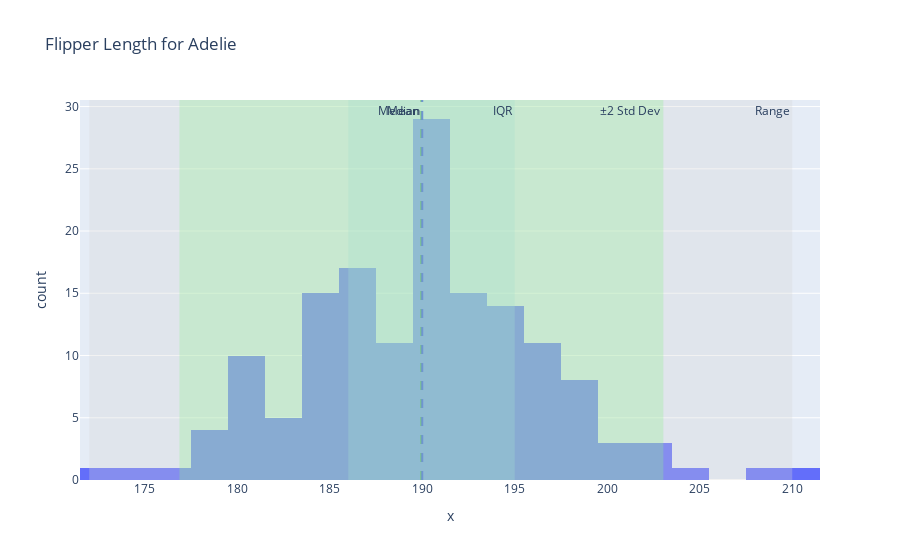
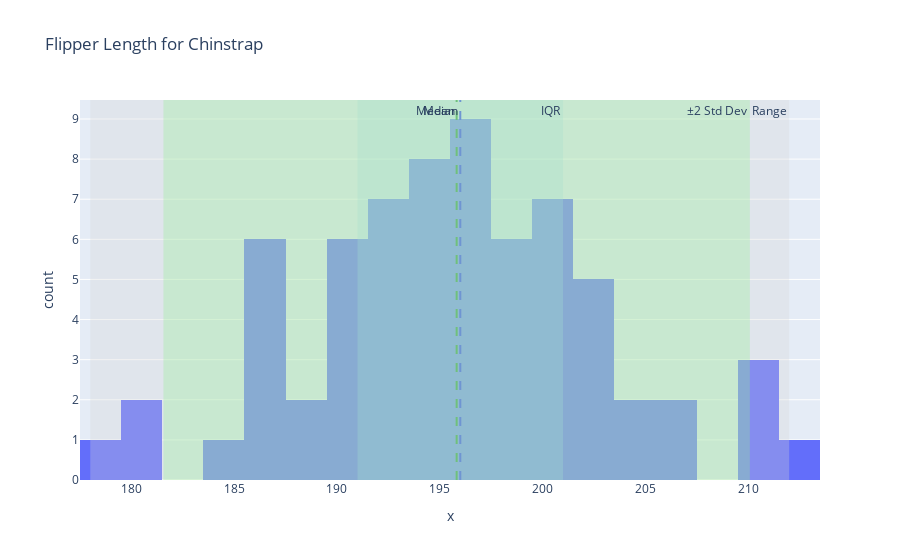
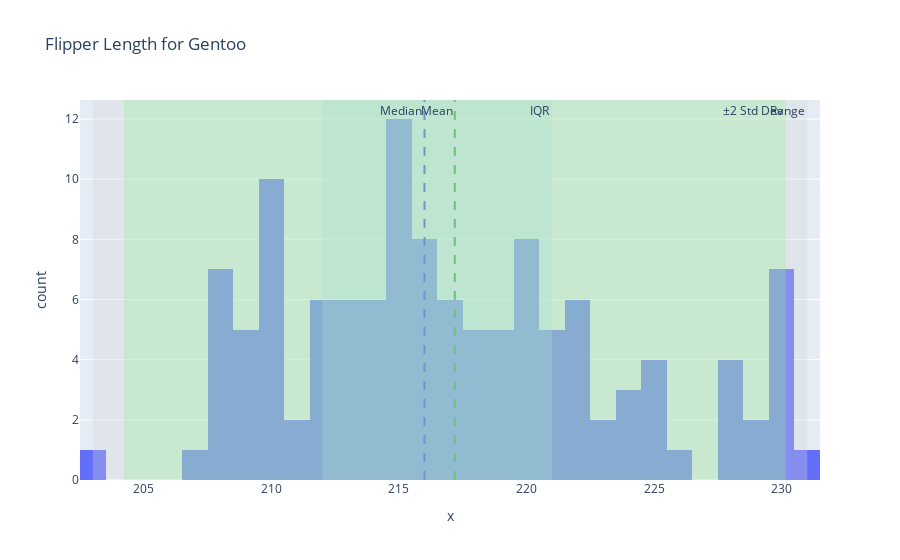

Notebook cell for these charts, in order:
### Markdown cell above
## 1

First, I'll plot histograms of flipper_length_mm for each species in the penguins dataset using Plotly. Then, I'll mark the mean and median of flipper_length_mm for each species using fig.add_vline() since they're vertical lines on the x-axis.

Next, I'll mark the scale. For the range, I'll use fig.add_vrect() to highlight the minimum and maximum values. For the interquartile range (IQR), I'll use add_vrect() again, covering the 25th to the 75th percentile.

Finally, I'll highlight the range defined by two standard deviations (±2 std dev) from the mean using fig.add_vrect(). Each of these visual markers will help show both the central tendency and spread of flipper_length_mm for each species in the dataset.

### Code cell
import plotly.express as px
import plotly.graph_objects as go
import pandas as pd
import seaborn as sns

# Load penguins dataset
penguins = sns.load_dataset('penguins')

# Define a function to create histograms for each species and mark statistics
def plot_histogram_with_annotations(species_name, flipper_length):
    # Create the histogram
    fig = px.histogram(x=flipper_length, nbins=30, title=f'Flipper Length for {species_name}')
    
    # Calculate statistics
    mean = flipper_length.mean()
    median = flipper_length.median()
    std = flipper_length.std()
    q1 = flipper_length.quantile(0.25)
    q3 = flipper_length.quantile(0.75)
    range_min, range_max = flipper_length.min(), flipper_length.max()
    
    # ±2 std deviation range
    lower_2std = mean - 2 * std
    upper_2std = mean + 2 * std
    
    # Add vertical lines for mean and median
    fig.add_vline(x=mean, line=dict(color='green', width=2, dash='dash'), annotation_text="Mean", annotation_position="top left")
    fig.add_vline(x=median, line=dict(color='blue', width=2, dash='dash'), annotation_text="Median", annotation_position="top left")
    
    # Add shaded regions for ranges
    # Full range
    fig.add_vrect(x0=range_min, x1=range_max, fillcolor="lightgrey", opacity=0.3, line_width=0, annotation_text="Range")
    # IQR
    fig.add_vrect(x0=q1, x1=q3, fillcolor="lightblue", opacity=0.3, line_width=0, annotation_text="IQR")
    # ±2 std deviation range
    fig.add_vrect(x0=lower_2std, x1=upper_2std, fillcolor="lightgreen", opacity=0.3, line_width=0, annotation_text="±2 Std Dev")
    
    # Show the plot
    fig.show()

# Filter penguins dataset by species and create histograms
species_list = penguins['species'].unique()

for species in species_list:
    species_data = penguins[penguins['species'] == species]
    flipper_length = species_data['flipper_length_mm'].dropna()  # drop missing values
    plot_histogram_with_annotations(species, flipper_length)

    
fig.show()

### Figure 1 — Plotly figure (JSON) as saved in the notebook; plotly's stock layout.template omitted (floating-point values rounded to 4 significant figures; data arrays with more than 128 entries replaced by an {"elided": "..."} marker saying what was removed)
{"data": [{"alignmentgroup": "True", "bingroup": "x", "hovertemplate": "x=%{x}<br>count=%{y}<extra></extra>", "legendgroup": "", "marker": {"color": "#636efa", "pattern": {"shape": ""}}, "name": "", "nbinsx": 30, "offsetgroup": "", "orientation": "v", "showlegend": false, "type": "histogram", "x": {"elided": "151 int values"}, "xaxis": "x", "yaxis": "y"}], "layout": {"annotations": [{"showarrow": false, "text": "Mean", "x": 190.0, "xanchor": "right", "xref": "x", "y": 1, "yanchor": "top", "yref": "y domain"}, {"showarrow": false, "text": "Median", "x": 190, "xanchor": "right", "xref": "x", "y": 1, "yanchor": "top", "yref": "y domain"}, {"showarrow": false, "text": "Range", "x": 210, "xanchor": "right", "xref": "x", "y": 1, "yanchor": "top", "yref": "y domain"}, {"showarrow": false, "text": "IQR", "x": 195, "xanchor": "right", "xref": "x", "y": 1, "yanchor": "top", "yref": "y domain"}, {"showarrow": false, "text": "±2 Std Dev", "x": 203.0, "xanchor": "right", "xref": "x", "y": 1, "yanchor": "top", "yref": "y domain"}], "barmode": "relative", "legend": {"tracegroupgap": 0}, "shapes": [{"line": {"color": "green", "dash": "dash", "width": 2}, "type": "line", "x0": 190.0, "x1": 190.0, "xref": "x", "y0": 0, "y1": 1, "yref": "y domain"}, {"line": {"color": "blue", "dash": "dash", "width": 2}, "type": "line", "x0": 190, "x1": 190, "xref": "x", "y0": 0, "y1": 1, "yref": "y domain"}, {"fillcolor": "lightgrey", "line": {"width": 0}, "opacity": 0.3, "type": "rect", "x0": 172, "x1": 210, "xref": "x", "y0": 0, "y1": 1, "yref": "y domain"}, {"fillcolor": "lightblue", "line": {"width": 0}, "opacity": 0.3, "type": "rect", "x0": 186, "x1": 195, "xref": "x", "y0": 0, "y1": 1, "yref": "y domain"}, {"fillcolor": "lightgreen", "line": {"width": 0}, "opacity": 0.3, "type": "rect", "x0": 176.9, "x1": 203.0, "xref": "x", "y0": 0, "y1": 1, "yref": "y domain"}], "title": {"text": "Flipper Length for Adelie"}, "xaxis": {"anchor": "y", "domain": [0, 1], "title": {"text": "x"}}, "yaxis": {"anchor": "x", "domain": [0, 1], "title": {"text": "count"}}}}

### Figure 2 — Plotly figure (JSON) as saved in the notebook; plotly's stock layout.template omitted (floating-point values rounded to 4 significant figures)
{"data": [{"alignmentgroup": "True", "bingroup": "x", "hovertemplate": "x=%{x}<br>count=%{y}<extra></extra>", "legendgroup": "", "marker": {"color": "#636efa", "pattern": {"shape": ""}}, "name": "", "nbinsx": 30, "offsetgroup": "", "orientation": "v", "showlegend": false, "type": "histogram", "x": [192, 196, 193, 188, 197, 198, 178, 197, 195, 198, 193, 194, 185, 201, 190, 201, 197, 181, 190, 195, 181, 191, 187, 193, 195, 197, 200, 200, 191, 205, 187, 201, 187, 203, 195, 199, 195, 210, 192, 205, 210, 187, 196, 196, 196, 201, 190, 212, 187, 198, 199, 201, 193, 203, 187, 197, 191, 203, 202, 194, 206, 189, 195, 207, 202, 193, 210, 198], "xaxis": "x", "yaxis": "y"}], "layout": {"annotations": [{"showarrow": false, "text": "Mean", "x": 195.8, "xanchor": "right", "xref": "x", "y": 1, "yanchor": "top", "yref": "y domain"}, {"showarrow": false, "text": "Median", "x": 196, "xanchor": "right", "xref": "x", "y": 1, "yanchor": "top", "yref": "y domain"}, {"showarrow": false, "text": "Range", "x": 212, "xanchor": "right", "xref": "x", "y": 1, "yanchor": "top", "yref": "y domain"}, {"showarrow": false, "text": "IQR", "x": 201, "xanchor": "right", "xref": "x", "y": 1, "yanchor": "top", "yref": "y domain"}, {"showarrow": false, "text": "±2 Std Dev", "x": 210.1, "xanchor": "right", "xref": "x", "y": 1, "yanchor": "top", "yref": "y domain"}], "barmode": "relative", "legend": {"tracegroupgap": 0}, "shapes": [{"line": {"color": "green", "dash": "dash", "width": 2}, "type": "line", "x0": 195.8, "x1": 195.8, "xref": "x", "y0": 0, "y1": 1, "yref": "y domain"}, {"line": {"color": "blue", "dash": "dash", "width": 2}, "type": "line", "x0": 196, "x1": 196, "xref": "x", "y0": 0, "y1": 1, "yref": "y domain"}, {"fillcolor": "lightgrey", "line": {"width": 0}, "opacity": 0.3, "type": "rect", "x0": 178, "x1": 212, "xref": "x", "y0": 0, "y1": 1, "yref": "y domain"}, {"fillcolor": "lightblue", "line": {"width": 0}, "opacity": 0.3, "type": "rect", "x0": 191, "x1": 201, "xref": "x", "y0": 0, "y1": 1, "yref": "y domain"}, {"fillcolor": "lightgreen", "line": {"width": 0}, "opacity": 0.3, "type": "rect", "x0": 181.6, "x1": 210.1, "xref": "x", "y0": 0, "y1": 1, "yref": "y domain"}], "title": {"text": "Flipper Length for Chinstrap"}, "xaxis": {"anchor": "y", "domain": [0, 1], "title": {"text": "x"}}, "yaxis": {"anchor": "x", "domain": [0, 1], "title": {"text": "count"}}}}

### Figure 3 — Plotly figure (JSON) as saved in the notebook; plotly's stock layout.template omitted (floating-point values rounded to 4 significant figures)
{"data": [{"alignmentgroup": "True", "bingroup": "x", "hovertemplate": "x=%{x}<br>count=%{y}<extra></extra>", "legendgroup": "", "marker": {"color": "#636efa", "pattern": {"shape": ""}}, "name": "", "nbinsx": 30, "offsetgroup": "", "orientation": "v", "showlegend": false, "type": "histogram", "x": [211, 230, 210, 218, 215, 210, 211, 219, 209, 215, 214, 216, 214, 213, 210, 217, 210, 221, 209, 222, 218, 215, 213, 215, 215, 215, 216, 215, 210, 220, 222, 209, 207, 230, 220, 220, 213, 219, 208, 208, 208, 225, 210, 216, 222, 217, 210, 225, 213, 215, 210, 220, 210, 225, 217, 220, 208, 220, 208, 224, 208, 221, 214, 231, 219, 230, 214, 229, 220, 223, 216, 221, 221, 217, 216, 230, 209, 220, 215, 223, 212, 221, 212, 224, 212, 228, 218, 218, 212, 230, 218, 228, 212, 224, 214, 226, 216, 222, 203, 225, 219, 228, 215, 228, 216, 215, 210, 219, 208, 209, 216, 229, 213, 230, 217, 230, 217, 222, 214, 215, 222, 212, 213], "xaxis": "x", "yaxis": "y"}], "layout": {"annotations": [{"showarrow": false, "text": "Mean", "x": 217.2, "xanchor": "right", "xref": "x", "y": 1, "yanchor": "top", "yref": "y domain"}, {"showarrow": false, "text": "Median", "x": 216, "xanchor": "right", "xref": "x", "y": 1, "yanchor": "top", "yref": "y domain"}, {"showarrow": false, "text": "Range", "x": 231, "xanchor": "right", "xref": "x", "y": 1, "yanchor": "top", "yref": "y domain"}, {"showarrow": false, "text": "IQR", "x": 221, "xanchor": "right", "xref": "x", "y": 1, "yanchor": "top", "yref": "y domain"}, {"showarrow": false, "text": "±2 Std Dev", "x": 230.2, "xanchor": "right", "xref": "x", "y": 1, "yanchor": "top", "yref": "y domain"}], "barmode": "relative", "legend": {"tracegroupgap": 0}, "shapes": [{"line": {"color": "green", "dash": "dash", "width": 2}, "type": "line", "x0": 217.2, "x1": 217.2, "xref": "x", "y0": 0, "y1": 1, "yref": "y domain"}, {"line": {"color": "blue", "dash": "dash", "width": 2}, "type": "line", "x0": 216, "x1": 216, "xref": "x", "y0": 0, "y1": 1, "yref": "y domain"}, {"fillcolor": "lightgrey", "line": {"width": 0}, "opacity": 0.3, "type": "rect", "x0": 203, "x1": 231, "xref": "x", "y0": 0, "y1": 1, "yref": "y domain"}, {"fillcolor": "lightblue", "line": {"width": 0}, "opacity": 0.3, "type": "rect", "x0": 212, "x1": 221, "xref": "x", "y0": 0, "y1": 1, "yref": "y domain"}, {"fillcolor": "lightgreen", "line": {"width": 0}, "opacity": 0.3, "type": "rect", "x0": 204.2, "x1": 230.2, "xref": "x", "y0": 0, "y1": 1, "yref": "y domain"}], "title": {"text": "Flipper Length for Gentoo"}, "xaxis": {"anchor": "y", "domain": [0, 1], "title": {"text": "x"}}, "yaxis": {"anchor": "x", "domain": [0, 1], "title": {"text": "count"}}}}
